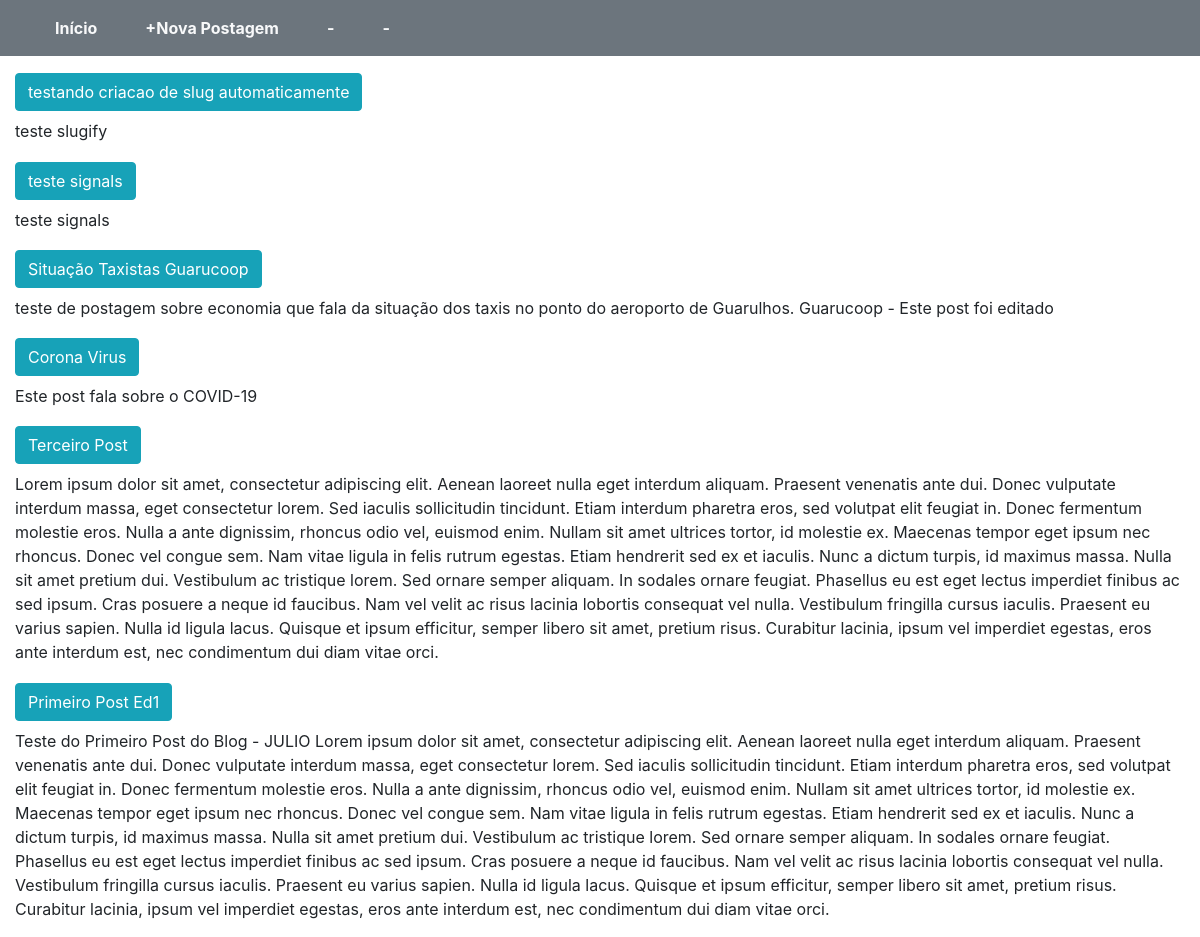
The page / on the database its author committed.
### blog/models.py (models this page shows, shortened)
class Post(models.Model):
    STATUS = (
        ('rascunho','Rascunho'),
        ('publicado','Publicado'),
    )
    titulo = models.CharField(max_length=250)
    slug   = models.SlugField(max_length=250)#https://site.com/noticias/campeonato-brasileiro-2020/01/02/2020
    autor  = models.ForeignKey(User,
                               on_delete=models.CASCADE)
    conteudo  = models.TextField()
    publicado = models.DateTimeField(default=timezone.now)
    criado    = models.DateTimeField(auto_now_add=True)
    alterado  = models.DateTimeField(auto_now=True)
    status    = models.CharField(max_length=10,
                                 choices=STATUS,
                                 default='rascunho')
    objects   = models.Manager()
    published = PublishedManager()
    def get_absolute_url(self):
        return reverse('post_detail', args=[self.slug])
    class Meta:
        ordering = ('-publicado',)

### blog/views.py (the view)
# urls.py: path('', views.BlogListView.as_view(),name='home'),
class BlogListView(ListView):
    model = Post
    template_name = 'blog/home.html'

### blog/templates/blog/home.html (shortened to what this page needs)
{% extends 'base.html' %}
{% block content %}
    {% for post in object_list %}
        <div class="post-entry">
            <h2><a class="btn btn-info" href="{{post.get_absolute_url}}">{{ post.titulo }}</a></h2>
            <p>{{ post.conteudo }} </p>
        </div>
    {% endfor %}
{% endblock content %}

### rows shown on the page
Post: titulo "testando criacao de slug automaticamente", conteudo "teste slugify"
Post: titulo "teste signals", conteudo "teste signals"
Post: titulo "Situação Taxistas Guarucoop", conteudo "teste de postagem sobre economia que fala da situação dos taxis no ponto do aeroporto de Guarulhos. Guarucoop - Este post foi editado"
Post: titulo "Corona Virus", conteudo "Este post fala sobre o COVID-19"
Post: titulo "Terceiro Post", conteudo "Lorem ipsum dolor sit amet, consectetur adipiscing elit. Aenean laoreet nulla eget interdum aliquam. Praesent venenatis ante dui. Donec vulputate interdum massa, eget consectetur lorem. Sed iaculis sollicitudin tincidunt. Etiam interdum pharetra eros, sed volutpat elit feugiat in. Donec fermentum molestie eros. Nulla a ante dignissim, rhoncus odio vel, euismod enim. Nullam sit amet ultrices tortor, id molestie ex. Maecenas tempor eget ipsum nec rhoncus. Donec vel congue sem. Nam vitae ligula in felis rutrum egestas. Etiam hendrerit sed ex et iaculis. Nunc a dictum turpis, id maximus massa. Nulla sit amet pretium dui. Vestibulum ac tristique lorem. Sed ornare semper aliquam. In sodales…"
Post: titulo "Primeiro Post Ed1", conteudo "Teste do Primeiro Post do Blog - JULIO Lorem ipsum dolor sit amet, consectetur adipiscing elit. Aenean laoreet nulla eget interdum aliquam. Praesent venenatis ante dui. Donec vulputate interdum massa, eget consectetur lorem. Sed iaculis sollicitudin tincidunt. Etiam interdum pharetra eros, sed volutpat elit feugiat in. Donec fermentum molestie eros. Nulla a ante dignissim, rhoncus odio vel, euismod enim. Nullam sit amet ultrices tortor, id molestie ex. Maecenas tempor eget ipsum nec rhoncus. Donec vel congue sem. Nam vitae ligula in felis rutrum egestas. Etiam hendrerit sed ex et iaculis. Nunc a dictum turpis, id maximus massa. Nulla sit amet pretium dui. Vestibulum ac tristique lorem. Sed…"
